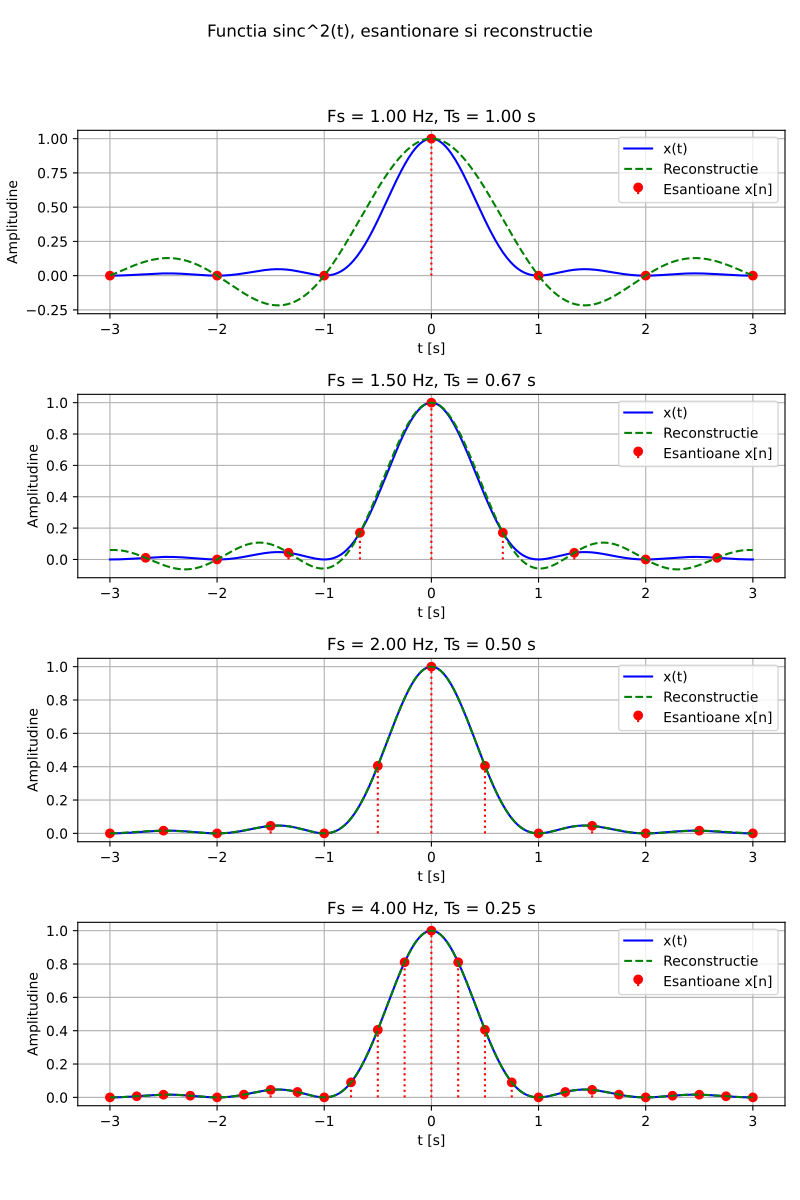

Write Python code to recreate this figure.
import numpy as np
import matplotlib.pyplot as plt

B = 1
Ts_values = [1, 1/1.5, 1/2, 1/4]
Fs_values = [1, 1.5, 2, 4]

t_cont = np.linspace(-3, 3, 500)
x_t = (np.sinc(B * t_cont))**2

fig, axes = plt.subplots(4, 1, figsize=(8, 12))
fig.suptitle('Functia sinc^2(t), esantionare si reconstructie')

for i, (Fs, Ts) in enumerate(zip(Fs_values, Ts_values)):
    n_start = int(-3 / Ts)
    n_end = int(3 / Ts)
    n = np.arange(n_start, n_end + 1)
    
    t_n = n * Ts 
    x_n = (np.sinc(B * t_n))**2
    
    x_hat_t = np.zeros_like(t_cont)
    for k in range(len(n)):
        sinc_term = np.sinc((t_cont - t_n[k]) / Ts)
        x_hat_t += x_n[k] * sinc_term
        
    ax = axes[i]
    ax.plot(t_cont, x_t, label='x(t)', color='blue')
    ax.stem(t_n, x_n, linefmt='r:', markerfmt='ro', basefmt=' ', label='Esantioane x[n]')
    ax.plot(t_cont, x_hat_t, label='Reconstructie', color='green', linestyle='--')
    
    ax.set_title(f'Fs = {Fs:.2f} Hz, Ts = {Ts:.2f} s')
    ax.set_xlabel('t [s]')
    ax.set_ylabel('Amplitudine')
    ax.grid(True)
    ax.legend()
    
plt.tight_layout(rect=[0, 0.03, 1, 0.95])
plt.savefig("Ex1.pdf")
plt.show()
